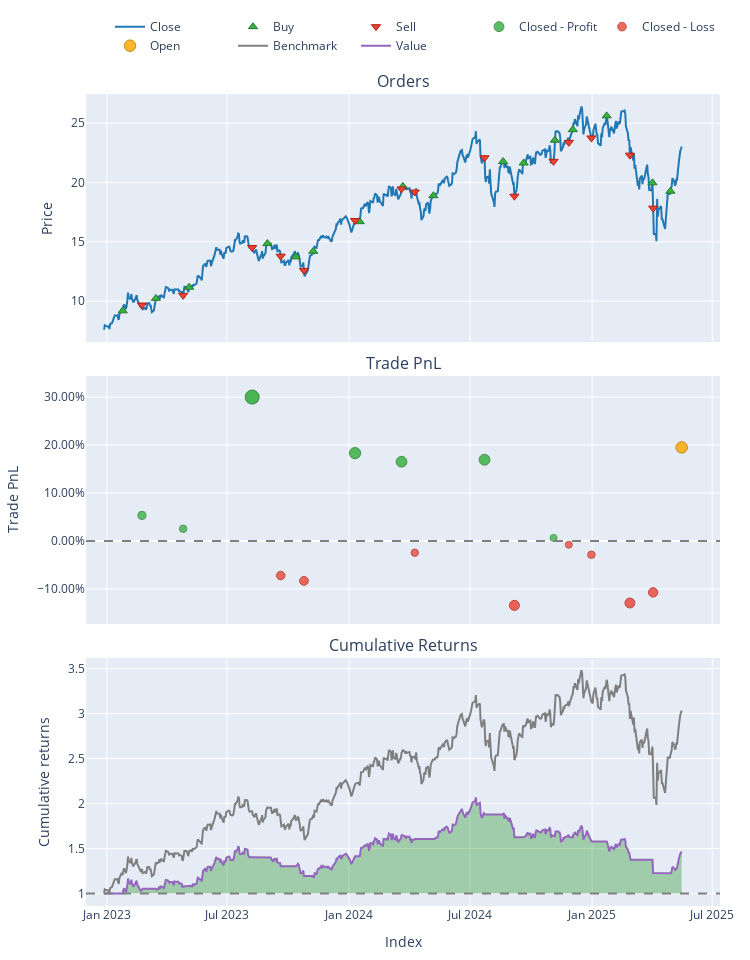

Notebook code for this chart:
### Code cell
sma = SMACrossoverStrategy(price, fast_window=9, slow_window=20)
sma.run()
sma.backtest()
sma.plot().show()

### Figure 1 — Plotly figure (JSON) as saved in the notebook; plotly's stock layout.template omitted (floating-point values rounded to 4 significant figures; data arrays with more than 128 entries replaced by an {"elided": "..."} marker saying what was removed)
{"data": [{"legendgroup": "0", "line": {"color": "#1f77b4"}, "name": "Close", "showlegend": true, "type": "scatter", "uid": "1af55db8-10cb-413a-a851-6c2d7cc2c4d6", "x": {"elided": "600 str values"}, "xaxis": "x", "y": {"elided": "600 float values"}, "yaxis": "y"}, {"customdata": [[0, 10.89, 0], [2, 10.3, 0], [4, 9.67, 0], [6, 9.449, 0], [8, 9.49, 0], [10, 8.414, 0], [12, 8.465, 0], [14, 8.37, 0], [16, 8.507, 0], [18, 8.632, 0], [20, 7.516, 0], [22, 6.948, 0], [24, 6.644, 0], [26, 6.162, 0], [28, 6.881, 0], [30, 6.37, 0]], "hovertemplate": "Order Id: %{customdata[0]}<br>Timestamp: %{x}<br>Price: %{y}<br>Size: %{customdata[1]:.6f}<br>Fees: %{customdata[2]:.6f}", "legendgroup": "1", "marker": {"color": "#37B13F", "line": {"color": "rgb(38,123,44)", "width": 1}, "size": 8, "symbol": "triangle-up"}, "mode": "markers", "name": "Buy", "type": "scatter", "uid": "46649b9a-9ebf-43f3-8ac8-23b229541b7e", "x": ["2023-01-25T00:00:00", "2023-03-16T00:00:00", "2023-05-05T00:00:00", "2023-08-31T00:00:00", "2023-10-13T00:00:00", "2023-11-08T00:00:00", "2024-01-17T00:00:00", "2024-03-22T00:00:00", "2024-05-07T00:00:00", "2024-08-20T00:00:00", "2024-09-20T00:00:00", "2024-11-06T00:00:00", "2024-12-03T00:00:00", "2025-01-23T00:00:00", "2025-04-02T00:00:00", "2025-04-29T00:00:00"], "xaxis": "x", "y": [9.18, 10.23, 11.17, 14.86, 13.73, 14.2, 16.7, 19.68, 18.89, 21.77, 21.65, 23.57, 24.46, 25.62, 19.98, 19.27], "yaxis": "y"}, {"customdata": [[1, 10.89, 0], [3, 10.3, 0], [5, 9.67, 0], [7, 9.449, 0], [9, 9.49, 0], [11, 8.414, 0], [13, 8.465, 0], [15, 8.37, 0], [17, 8.507, 0], [19, 8.632, 0], [21, 7.516, 0], [23, 6.948, 0], [25, 6.644, 0], [27, 6.162, 0], [29, 6.881, 0]], "hovertemplate": "Order Id: %{customdata[0]}<br>Timestamp: %{x}<br>Price: %{y}<br>Size: %{customdata[1]:.6f}<br>Fees: %{customdata[2]:.6f}", "legendgroup": "2", "marker": {"color": "#EA4335", "line": {"color": "rgb(181,31,18)", "width": 1}, "size": 8, "symbol": "triangle-down"}, "mode": "markers", "name": "Sell", "type": "scatter", "uid": "da2c854b-0061-4c4b-a1f2-b4f98805dc1e", "x": ["2023-02-23T00:00:00", "2023-04-26T00:00:00", "2023-08-08T00:00:00", "2023-09-20T00:00:00", "2023-10-25T00:00:00", "2024-01-10T00:00:00", "2024-03-20T00:00:00", "2024-04-09T00:00:00", "2024-07-23T00:00:00", "2024-09-06T00:00:00", "2024-11-04T00:00:00", "2024-11-27T00:00:00", "2024-12-31T00:00:00", "2025-02-27T00:00:00", "2025-04-03T00:00:00"], "xaxis": "x", "y": [9.67, 10.49, 14.52, 13.79, 12.59, 16.8, 19.46, 19.2, 22.09, 18.85, 21.79, 23.39, 23.76, 22.31, 17.84], "yaxis": "y"}, {"customdata": [[0, 0, 5.338, 0.05338], [1, 1, 2.677, 0.02542], [2, 2, 32.39, 0.2999], [5, 5, 21.88, 0.1831], [6, 6, 23.36, 0.1653], [8, 8, 27.22, 0.1694], [10, 10, 1.052, 0.006467]], "hovertemplate": "Exit Trade Id: %{customdata[0]}<br>Position Id: %{customdata[1]}<br>Exit Timestamp: %{x}<br>PnL: %{customdata[2]:.6f}<br>Return: %{customdata[3]:.2%}", "legendgroup": "3", "marker": {"color": "#37B13F", "line": {"color": "rgb(38,123,44)", "width": 1}, "opacity": [0.774, 0.7597, 0.9, 0.8403, 0.8312, 0.8333, 0.75], "size": [8.119, 7.452, 14, 11.21, 10.79, 10.89, 7], "symbol": "circle"}, "mode": "markers", "name": "Closed - Profit", "type": "scatter", "uid": "519c1bb1-51b0-4259-8624-30420e4e77a3", "x": ["2023-02-23T00:00:00", "2023-04-26T00:00:00", "2023-08-08T00:00:00", "2024-01-10T00:00:00", "2024-03-20T00:00:00", "2024-07-23T00:00:00", "2024-11-04T00:00:00"], "xaxis": "x2", "y": [0.05338, 0.02542, 0.2999, 0.1831, 0.1653, 0.1694, 0.006467], "yaxis": "y2"}, {"customdata": [[3, 3, -10.11, -0.07201], [4, 4, -10.82, -0.08303], [7, 7, -4.018, -0.02439], [9, 9, -25.21, -0.1341], [11, 11, -1.251, -0.007637], [12, 12, -4.651, -0.02862], [13, 13, -20.4, -0.1292], [14, 14, -14.72, -0.1071]], "hovertemplate": "Exit Trade Id: %{customdata[0]}<br>Position Id: %{customdata[1]}<br>Exit Timestamp: %{x}<br>PnL: %{customdata[2]:.6f}<br>Return: %{customdata[3]:.2%}", "legendgroup": "4", "marker": {"color": "#EA4335", "line": {"color": "rgb(181,31,18)", "width": 1}, "opacity": [0.7835, 0.7891, 0.7592, 0.8153, 0.7506, 0.7613, 0.8127, 0.8014], "size": [8.563, 8.826, 7.428, 10.05, 7.028, 7.528, 9.928, 9.401], "symbol": "circle"}, "mode": "markers", "name": "Closed - Loss", "type": "scatter", "uid": "8642ea3c-3925-40d1-8154-22a911a56267", "x": ["2023-09-20T00:00:00", "2023-10-25T00:00:00", "2024-04-09T00:00:00", "2024-09-06T00:00:00", "2024-11-27T00:00:00", "2024-12-31T00:00:00", "2025-02-27T00:00:00", "2025-04-03T00:00:00"], "xaxis": "x2", "y": [-0.07201, -0.08303, -0.02439, -0.1341, -0.007637, -0.02862, -0.1292, -0.1071], "yaxis": "y2"}, {"customdata": [[15, 15, 23.95, 0.1951]], "hovertemplate": "Exit Trade Id: %{customdata[0]}<br>Position Id: %{customdata[1]}<br>Exit Timestamp: %{x}<br>PnL: %{customdata[2]:.6f}<br>Return: %{customdata[3]:.2%}", "legendgroup": "5", "marker": {"color": "#FFAA00", "line": {"color": "rgb(178,118,0)", "width": 1}, "opacity": [0.8464], "size": [11.5], "symbol": "circle"}, "mode": "markers", "name": "Open", "type": "scatter", "uid": "ddf4fbc9-3901-4e40-a98e-7c1b74502e34", "x": ["2025-05-16T00:00:00"], "xaxis": "x2", "y": [0.1951], "yaxis": "y2"}, {"legendgroup": "6", "line": {"color": "#7f7f7f"}, "name": "Benchmark", "showlegend": true, "type": "scatter", "uid": "03cef63e-33ff-468d-b052-e26f7dd559d0", "x": {"elided": "600 str values"}, "xaxis": "x3", "y": {"elided": "600 float values"}, "yaxis": "y3"}, {"hoverinfo": "skip", "legendgroup": "7", "line": {"color": "rgba(0, 0, 0, 0)", "width": 0}, "opacity": 0, "showlegend": false, "type": "scatter", "uid": "a3da6dba-6d9b-45fa-8ed4-2d6d1c2b5368", "x": {"elided": "600 str values"}, "xaxis": "x3", "y": {"elided": "600 int values"}, "yaxis": "y3"}, {"connectgaps": false, "fill": "tonexty", "fillcolor": "rgba(0, 128, 0, 0.3)", "hoverinfo": "skip", "legendgroup": "7", "line": {"color": "rgba(0, 0, 0, 0)", "width": 0}, "opacity": 0, "showlegend": false, "type": "scatter", "uid": "8f8598ee-677a-4c0f-b4e9-a2729f28d4a5", "x": {"elided": "600 str values"}, "xaxis": "x3", "y": {"elided": "600 float values"}, "yaxis": "y3"}, {"legendgroup": "8", "line": {"color": "#9467bd"}, "name": "Value", "showlegend": true, "type": "scatter", "uid": "c7ff5c84-87af-44e0-9cb5-b3db5383981b", "x": {"elided": "600 str values"}, "xaxis": "x3", "y": {"elided": "600 float values"}, "yaxis": "y3"}, {"hoverinfo": "skip", "legendgroup": "7", "line": {"color": "rgba(0, 0, 0, 0)", "width": 0}, "opacity": 0, "showlegend": false, "type": "scatter", "uid": "601d8e60-7bc0-40d8-a15c-a77ba9f4856f", "x": {"elided": "600 str values"}, "xaxis": "x3", "y": {"elided": "600 int values"}, "yaxis": "y3"}], "layout": {"annotations": [{"font": {"size": 16}, "showarrow": false, "text": "Orders", "x": 0.5, "xanchor": "center", "xref": "paper", "y": 1, "yanchor": "bottom", "yref": "paper"}, {"font": {"size": 16}, "showarrow": false, "text": "Trade PnL", "x": 0.5, "xanchor": "center", "xref": "paper", "y": 0.6528, "yanchor": "bottom", "yref": "paper"}, {"font": {"size": 16}, "showarrow": false, "text": "Cumulative Returns", "x": 0.5, "xanchor": "center", "xref": "paper", "y": 0.3056, "yanchor": "bottom", "yref": "paper"}], "height": 960, "legend": {"orientation": "h", "traceorder": "normal", "x": 1, "xanchor": "right", "y": 1.042, "yanchor": "bottom"}, "margin": {"b": 30, "l": 30, "r": 30, "t": 30}, "shapes": [{"line": {"color": "gray", "dash": "dash"}, "type": "line", "x0": 0, "x1": 1, "xref": "paper", "y0": 0, "y1": 0, "yref": "y2"}, {"line": {"color": "gray", "dash": "dash"}, "type": "line", "x0": 0, "x1": 1, "xref": "paper", "y0": 1, "y1": 1, "yref": "y3"}], "showlegend": true, "width": 750, "xaxis": {"anchor": "y", "domain": [0, 1], "matches": "x3", "showticklabels": false}, "xaxis2": {"anchor": "y2", "domain": [0, 1], "matches": "x3", "showticklabels": false}, "xaxis3": {"anchor": "y3", "domain": [0, 1], "title": {"text": "Index"}}, "yaxis": {"anchor": "x", "domain": [0.6944, 1], "title": {"text": "Price"}}, "yaxis2": {"anchor": "x2", "domain": [0.3472, 0.6528], "tickformat": ".2%", "title": {"text": "Trade PnL"}}, "yaxis3": {"anchor": "x3", "domain": [0, 0.3056], "title": {"text": "Cumulative returns"}}}}
